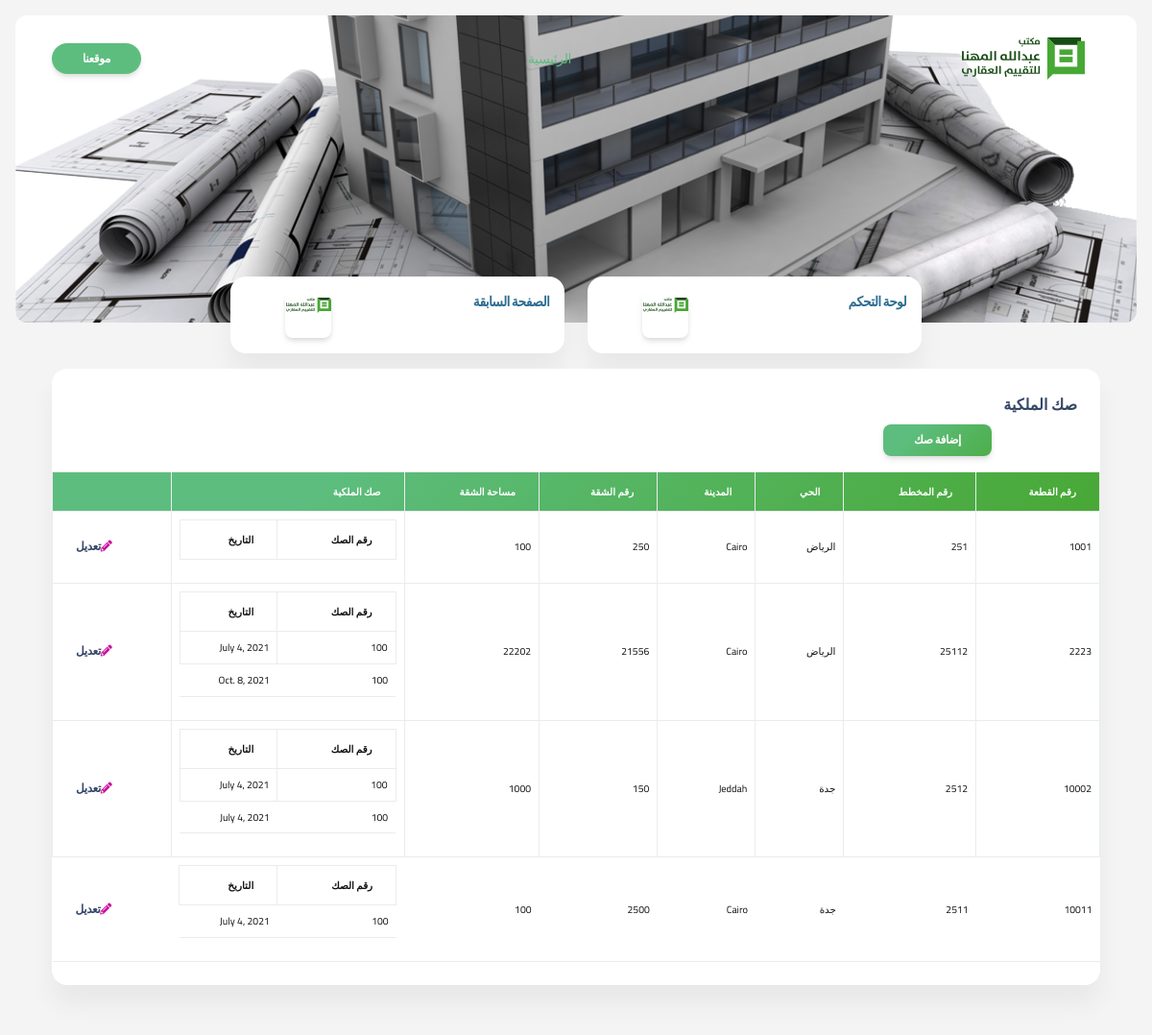
Screenshot of /documents/professions/all with the database file from the repository.
### documents/models.py (models this page shows, shortened)
class ProfessionDocument(models.Model):
    areaNumber = models.IntegerField(primary_key=True)
    plannedNumber = models.IntegerField(unique=True)
    district = models.CharField(max_length=255, null=True, blank=True)
    city = models.CharField(max_length=255, null=True, blank=True)
    apartmentNumber = models.IntegerField(null=True, blank=True)
    apartmentArea = models.IntegerField(null=True, blank=True)
    proof = models.ManyToManyField(ProfessionProof)

class ProfessionProof(models.Model):
    professionNumber = models.IntegerField(null=True, blank=True)
    date = models.DateField(null=True, blank=True)

### documents/views.py (the view)
# urls.py: path('professions/all', views.AllProfessionDocuments.as_view(), name='all-professions'),
class AllProfessionDocuments(View):
    def get(self, request):
        data = ProfessionDocument.objects.all()
        return render(request, 'documents/professions/allPrfoession.html', context={"data": data})

### templates/documents/professions/allPrfoession.html (shortened to what this page needs)
{% extends 'masterpage.html' %}
{% load static %}
{% block body %}
<section class="min-vh-85 mb-8" style="background-color: #f4f4f4">
    <div class=" bg-kheer page-header align-items-start min-vh-90 pt-5 pb-11 m-3 border-radius-lg" style="background-image: url('../../../static/images/mahna.png')">
      <div class="container">
        <div class="row justify-content-center">
          <div class="col-lg-5 text-center mx-auto pt-lg-5">
          </div>
        </div>
      </div>
    </div>
    <div class="container">
     {% include 'partials/_menu.html' %}
        <div class="row pt-3">
             <div class="col-12">
        <div class="card mb-4">
            <div class="card-header pb-0">
                <h6>صك الملكية</h6>
                <div class="row d-flex justify-content-center">
                    <div class="col-10 ">
                       <a href="{% url 'add-professions' %}" class="btn btn-sm text-white bg-mahna">
                           إضافة صك
                       </a>
                    </div>
                </div>
            </div>
            <div class="card-body px-0 pt-0 pb-2">
                 <div class="table-responsive">
                        <table class="table align-items-center table-bordered">
                            <thead class="bg-mahna" style="height: 2vh;">
                                <tr>
                                    <th class="text-xxs font-weight-bolder text-white">رقم القطعة</th>
                                    <th class="text-xxs font-weight-bolder text-white"> رقم المخطط</th>
                                                                        <th class="text-xxs text-white font-weight-bolder">الحي </th>
                                    <th class="text-xxs font-weight-bolder text-white">المدينة</th>
                                    <th class="text-xxs font-weight-bolder text-white"> رقم الشقة</th>
                                    <th class="text-xxs font-weight-bolder text-white">مساحة الشقة</th>
                                    <th class="text-xxs font-weight-bolder text-white">  صك الملكية</th>
                                    <th class="text-secondary opacity-7 text-white"></th>
                                </tr>
                            </thead>
                            <tbody>
                             {% for item in data %}
                              <tr>
                                        <td>
                                                    <p class="mb-0 text-xxs txt-black">{{ item.areaNumber }}</p>
                                        </td>
 <td>
                                                    <p class="mb-0 text-xxs txt-black">{{ item.plannedNumber }}</p>
                                        </td>
                                   <td>
                                                    <p class="mb-0 text-xxs txt-black">{{ item.district }}</p>
                                        </td>
                                   <td>
                                                    <p class="mb-0 text-xxs txt-black">{{ item.city }}</p>
                                        </td>
                                   <td>
                                                    <p class="mb-0 text-xxs txt-black">{{ item.apartmentNumber }}</p>
                                        </td>
                                   <td>
                                                    <p class="mb-0 text-xxs txt-black">{{ item.apartmentArea }}</p>
                                        </td>
                                   <td>
                                                  <table class="table align-items-center table-bordered">
                                                      <thead style="height: 2vh;">
                                                      <tr>
                                                          <th class="text-xxs font-weight-bolder txt-black">
                                                              رقم الصك
                                                          </th>
                                                          <th class="text-xxs font-weight-bolder txt-black">
                                                                 التاريخ
                                                          </th>
                                                      </tr>
                                                      </thead>
                                                      <tbody>
                                                     {% for proof in item.proof.all %}
                                                         <tr>
                                                         <td>
                                                             <p class="mb-0 text-xxs txt-black">{{ proof.professionNumber }}</p>
                                                         </td>
                                                          <td>
                                                             <p class="mb-0 text-xxs txt-black">{{ proof.date }}</p>
                                                         </td>
                                                         </tr>
                                                         {% endfor %}
                                                      </tbody>
                                                  </table>
                                        </td>
                                  <td class="ms-auto text-start">
                                            <a class="btn btn-link text-dark px-3 mb-0" href="{% url 'update-professions' item.pk %}"><i class="fas fa-pencil-alt text-primary me-2" aria-hidden="true"></i>تعديل</a>
                                        </td>
                                    </tr>
                               {% endfor %}
                            </tbody>
                        </table>
</div>
            </div>
        </div>
        </div>
   </div>
    </div>
  </section>
{% endblock body %}

### rows the page displays
ProfessionDocument: areaNumber "1001", plannedNumber "251", district "الرياض", city "Cairo", apartmentNumber "250", apartmentArea "100"
ProfessionDocument: areaNumber "2223", plannedNumber "25112", district "الرياض", city "Cairo", apartmentNumber "21556", apartmentArea "22202"
ProfessionProof: professionNumber "100", date "July 4, 2021"
ProfessionProof: professionNumber "100", date "Oct. 8, 2021"
ProfessionDocument: areaNumber "10002", plannedNumber "2512", district "جدة", city "Jeddah", apartmentNumber "150", apartmentArea "1000"
ProfessionProof: professionNumber "100", date "July 4, 2021"
ProfessionProof: professionNumber "100", date "July 4, 2021"
ProfessionDocument: areaNumber "10011", plannedNumber "2511", district "جدة", city "Cairo", apartmentNumber "2500", apartmentArea "100"
